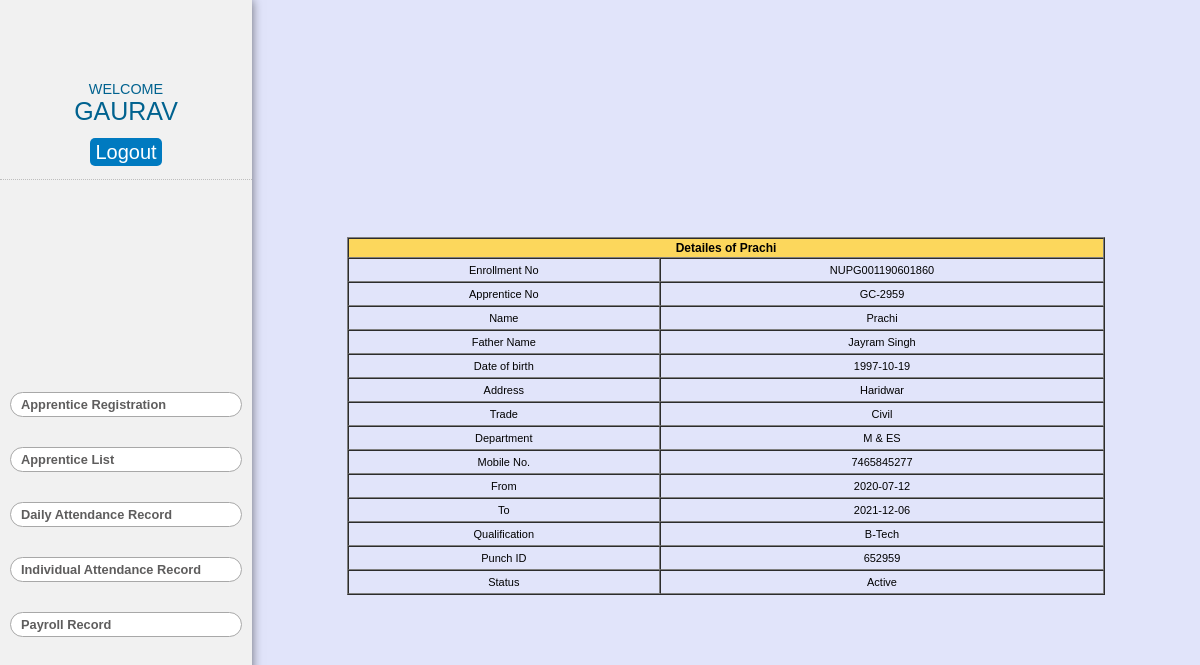
The page /view-details.php?apprentice_no=GC-2959 (signed in) on the database as committed earlier.
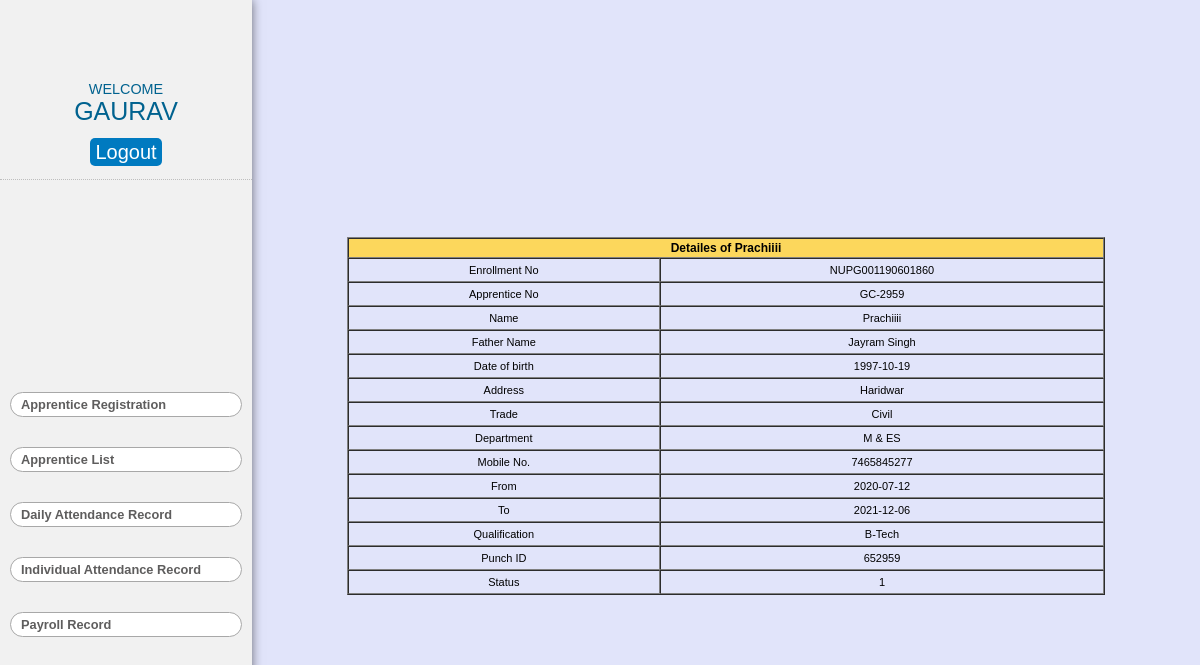
The same page on the database as committed later.
### tables this page shows
CREATE TABLE `apprentice` (
  `sn` int(11) NOT NULL,
  `enrollment_no` varchar(255) NOT NULL,
  `apprentice_no` varchar(255) NOT NULL,
  `name` varchar(255) NOT NULL,
  `father_name` varchar(255) NOT NULL,
  `dob` date NOT NULL,
  `address` varchar(255) NOT NULL,
  `trade` varchar(255) NOT NULL,
  `department` varchar(255) NOT NULL,
  `mobile` varchar(255) NOT NULL,
  `from` date NOT NULL,
  `to` date NOT NULL,
  `qualification` varchar(100) NOT NULL,
  `punch_id` varchar(100) NOT NULL,
  `status` varchar(255) NOT NULL DEFAULT 'Active'
);

### view-details.php (the view, shortened to what this page needs)
<!DOCTYPE html>
<html lang="en">
<head>
    <link rel="stylesheet" href="styles.css">
</head>
<body>
    <section class="content">
        <div class="main">
            <?php include_once "side-1.php"; ?>
            <div class="side-2" style="overflow-y:scroll">
                <div class="app-reg ">
                    <div class="input-table">
                        <?php include "db.php";
                        $apprentice_no = $_GET['apprentice_no'];
                        $sql = "SELECT * from apprentice WHERE apprentice_no = '$apprentice_no'";
                        $result = mysqli_query($conn, $sql) or die("Query failed");
                        if (mysqli_num_rows($result) > 0) {
                            while ($row = mysqli_fetch_assoc($result)) {
                        ?>
                                <table width="100%" border="1" cellpadding="1" cellspacing="0" style="text-align:center; ">
                                    <thead>
                                        <tr>
                                            <th colspan="2">Detailes of <?php echo $row['name']; ?> </th>
                                        </tr>
                                    </thead>
                                    <tbody>
                                        <tr>
                                            <td>Enrollment No</td>
                                            <td><?php echo $row['enrollment_no']; ?></td>
                                        </tr>
                                        <tr>
                                            <td>Apprentice No</td>
                                            <td><?php echo $row['apprentice_no']; ?></td>
                                        </tr>
                                        <tr>
                                            <td>Name</td>
                                            <td><?php echo $row['name']; ?></td>
                                        </tr>
                                        <tr>
                                            <td>Father Name</td>
                                            <td><?php echo $row['father_name']; ?></td>
                                        </tr>
                                        <tr>
                                            <td>Date of birth</td>
                                            <td><?php echo $row['dob']; ?></td>
                                        </tr>
                                        <tr>
                                            <td>Address</td>
                                            <td><?php echo $row['address']; ?></td>
                                        </tr>
                                        <td>Trade</td>
                                        <td><?php echo $row['trade']; ?></td>
                                        <tr>
                                            <td>Department</td>
                                            <td><?php echo $row['department']; ?></td>
                                        </tr>
                                        <tr>
                                            <td>Mobile No.</td>
                                            <td><?php echo $row['mobile']; ?></td>
                                        </tr>
                                        <tr>
                                            <td>From</td>
                                            <td><?php echo $row['from']; ?></td>
                                        </tr>
                                        <tr>
                                            <td>To</td>
                                            <td><?php echo $row['to']; ?></td>
                                        </tr>
                                        <tr>
                                            <td>Qualification</td>
                                            <td><?php echo $row['qualification']; ?></td>
                                        </tr>
                                        <tr>
                                            <td>Punch ID </td>
                                            <td><?php echo $row['punch_id']; ?></td>
                                        </tr>
                                        <tr>
                                            <td>Status </td>
                                            <td><?php echo $row['status']; ?></td>
                                        </tr>
                                    </tbody>
                                </table>
                        <?php
                            }
                        }
                        ?>
                    </div>
                </div>
            </div>
        </div>
    </section>
</body>
</html>

### side-1.php (shortened to what this page needs)
<!DOCTYPE html>
<html lang="en">
<head>
    <link rel="stylesheet" href="styles.css">
</head>
<body>
    <div class="side-1">
        <img class="belpic" src="images/bel.png" alt="">
        <div class="wlcm-msg">
            <p>WELCOME</p>
            <span style="text-transform:uppercase;font-size:25px;"><?php echo $_SESSION['username'] ?></span>
            <div class="logout-btn">
                <a class="btn" href="logout.php">Logout</a>
            </div>
        </div>
        <div class="menu">
            <a href="home.php" id="App-reg">Apprentice Registration</a>
            <a href="app-list.php" id="App-list">Apprentice List</a>
            <a href="daily-attendance.php" id="D-att">Daily Attendance Record</a>
            <a href="individual-attendance.php" id="Ind-Att">Individual Attendance Record</a>
            <a href="payroll-data.php" id="Payroll">Payroll Record</a>
        </div>
    </div>
</body>
</html>

### styles.css (style rules this page uses)
* { box-sizing: border-box; margin: 0; padding: 0; scroll-behavior: smooth; font-family: "Poppins", sans-serif; }
body { width: 100vw; height: 100vh; }
a { text-decoration: none; }
section { height: 100vh; max-width: 100%; padding: 20px; }
.form input, a { margin-top: 50px; margin-left: auto; margin-right: auto; width: 90%; padding: 10px 10px; border: none; outline: none; color: rgb(0, 104, 104); background-color: rgb(255, 255, 255); border-radius: 5px; }
.btn { background-color: rgb(0, 183, 255); color: white; font-size: 20px; border-radius: 5px; transition: 0.5s ease-in-out; padding: 10px 10px; border: none; outline: none; }
.content { padding: 0; }
.main { height: 100%; display: flex; width: 100vw; }
.side-1 { display: flex; flex-direction: column; justify-content: center; width: 21%; background-color: rgb(241, 241, 241); padding-top: 50px; overflow-y: scroll; height: 100%; box-shadow: 0 0 10px rgba(0, 0, 0, 0.541); z-index: 9; }
.wlcm-msg { text-align: center; margin: 20px 0 20px; color: rgb(0, 98, 143); }
.wlcm-msg p { font-size: 0.9rem; }
.logout-btn { padding: 15px 0; border-bottom: 1px rgba(0, 0, 0, 0.212) dotted; }
.btn { background-color: rgb(0, 122, 192); padding: 3px 5px; outline: none; border: none; color: #fff; border-radius: 5px; cursor: pointer; }
.belpic { width: 90%; padding: 5px; }
.menu { display: flex; flex-direction: column; justify-content: center; padding: 0 10px; height: 80%; }
.menu a { width: 100%; margin-top: 30px; text-decoration: none; background-color: #fff; padding: 4px 10px; border: 1px solid rgb(168, 168, 168); border-radius: 20px; color: rgb(94, 93, 93); font-size: 0.8rem; font-weight: bold; }
.side-2 { width: 79%; height: 100vh; overflow-y: scroll; background-color: rgba(193, 200, 244, 0.484); }
.app-reg { padding-top: 30px; width: 100%; height: 100%; display: flex; flex-direction: column; justify-content: center; align-items: center; }
.input-table { height: 80%; margin: auto; width: 80%; display: flex; justify-content: center; align-items: center; }
thead { background-color: rgb(252, 215, 92); font-size: 12px; }
th { padding: 2px; }
tr { height: 20px; }
td { font-size: 11px; padding: 5px 5px; }

Rows that differ between the two databases and show on the page:
changed apprentice "NUPG001190601860": name "Prachi" → "Prachiiii"; status "Active" → "1"
